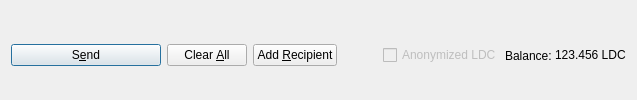
         <widget class="QFrame" name="frame_Send">
          <layout class="QHBoxLayout" name="horizontalLayout">
           <property name="bottomMargin">
            <number>0</number>
           </property>
           <item>
            <widget class="QPushButton" name="sendButton">
             <property name="minimumSize">
              <size>
               <width>150</width>
               <height>0</height>
              </size>
             </property>
             <property name="toolTip">
              <string>Confirm the send action</string>
             </property>
             <property name="text">
              <string>S&amp;end</string>
             </property>
             <property name="icon">
              <iconset resource="../leedcoin.qrc">
               <normaloff>:/icons/send</normaloff>:/icons/send</iconset>
             </property>
             <property name="autoDefault">
              <bool>false</bool>
             </property>
             <property name="default">
              <bool>true</bool>
             </property>
            </widget>
           </item>
           <item>
            <widget class="QPushButton" name="clearButton">
             <property name="sizePolicy">
              <sizepolicy hsizetype="Minimum" vsizetype="Fixed">
               <horstretch>0</horstretch>
               <verstretch>0</verstretch>
              </sizepolicy>
             </property>
             <property name="toolTip">
              <string>Clear all fields of the form.</string>
             </property>
             <property name="text">
              <string>Clear &amp;All</string>
             </property>
             <property name="icon">
              <iconset resource="../leedcoin.qrc">
               <normaloff>:/icons/remove</normaloff>:/icons/remove</iconset>
             </property>
             <property name="autoDefault">
              <bool>false</bool>
             </property>
            </widget>
           </item>
           <item>
            <widget class="QPushButton" name="addButton">
             <property name="toolTip">
              <string>Send to multiple recipients at once</string>
             </property>
             <property name="text">
              <string>Add &amp;Recipient</string>
             </property>
             <property name="icon">
              <iconset resource="../leedcoin.qrc">
               <normaloff>:/icons/add</normaloff>:/icons/add</iconset>
             </property>
             <property name="autoDefault">
              <bool>false</bool>
             </property>
            </widget>
           </item>
           <item>
            <spacer name="horizontalSpacer">
             <property name="orientation">
              <enum>Qt::Horizontal</enum>
             </property>
             <property name="sizeHint" stdset="0">
              <size>
               <width>40</width>
               <height>20</height>
              </size>
             </property>
            </spacer>
           </item>
           <item>
            <layout class="QHBoxLayout" name="horizontalLayout_2">
             <property name="spacing">
              <number>3</number>
             </property>
             <item>
              <widget class="QCheckBox" name="checkzLDC">
               <property name="enabled">
                <bool>false</bool>
               </property>
               <property name="text">
                <string>Anonymized LDC</string>
               </property>
              </widget>
             </item>
             <item>
              <widget class="QLabel" name="label">
               <property name="text">
                <string>Balance:</string>
               </property>
              </widget>
             </item>
             <item>
              <widget class="QLabel" name="labelBalance">
               <property name="sizePolicy">
                <sizepolicy hsizetype="Preferred" vsizetype="Fixed">
                 <horstretch>0</horstretch>
                 <verstretch>0</verstretch>
                </sizepolicy>
               </property>
               <property name="cursor">
                <cursorShape>IBeamCursor</cursorShape>
               </property>
               <property name="text">
                <string notr="true">123.456 LDC</string>
               </property>
               <property name="textInteractionFlags">
                <set>Qt::LinksAccessibleByMouse|Qt::TextSelectableByKeyboard|Qt::TextSelectableByMouse</set>
               </property>
              </widget>
             </item>
            </layout>
           </item>
          </layout>
         </widget>
